Frame 1 (no input): blank canvas, image omitted
Frame 60 (the mouse pressed at the canvas centre just before this capture): blank canvas, image omitted
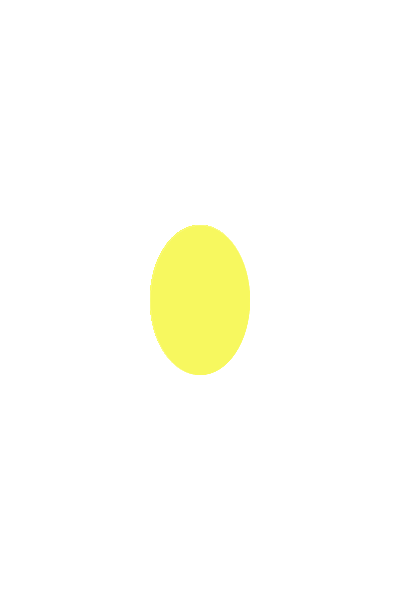
Frame 120 (the mouse held since frame 60 and released just before this capture)

The Processing sketch whose frames 1 and 60 were blank and that drew this single picture after the mouse press (run headless with seeded random() and noise(); from frame 60 on, the mouse is pressed at the canvas centre):

// Processing sketch: processing_48901
// ── processing_48901.pde


//Julia Toren
void setup()
{
  size(400, 600);
  background(255, 255, 255);
  smooth();
  frameRate(70);
}
void draw()
{

  strokeWeight(0); 
  stroke(255, 255, 255);
  line(mouseX, mouseY, 0, 0);
  // line(pmouseX,pmouseY, 0, 0);
  fill(random(245, 255), random(245, 255), random(92, 100));

  ellipse(mouseX, mouseY, mouseX/2, mouseY/2);
}
